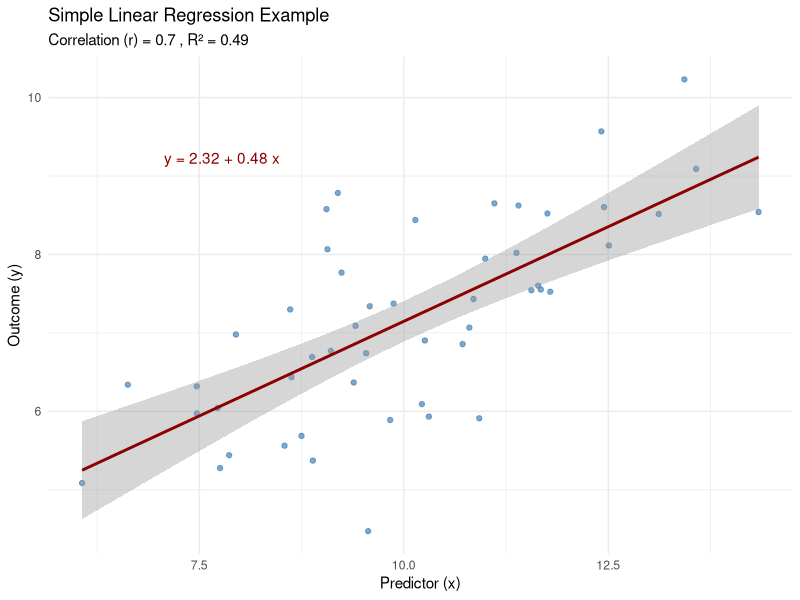
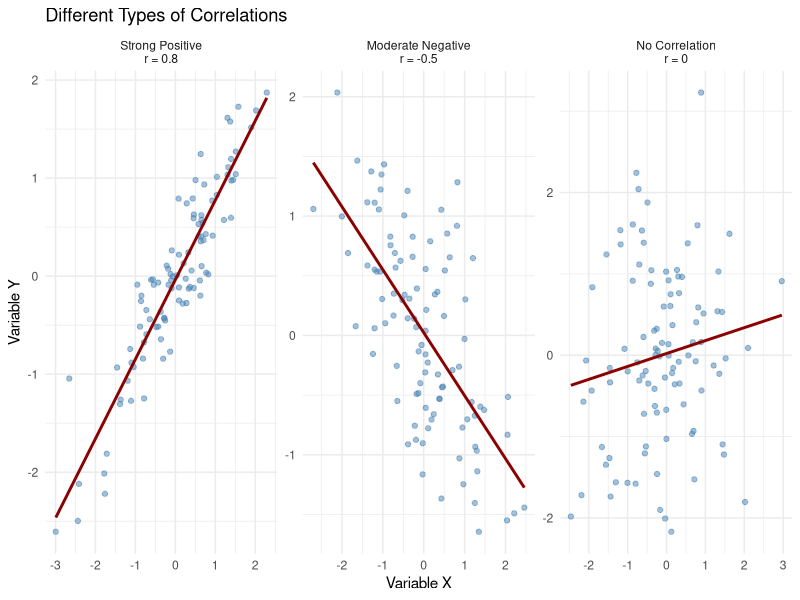
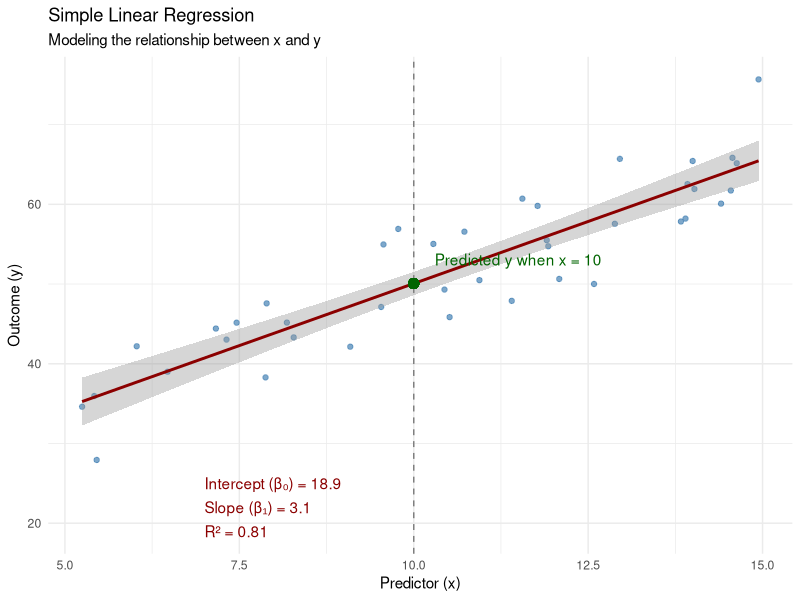
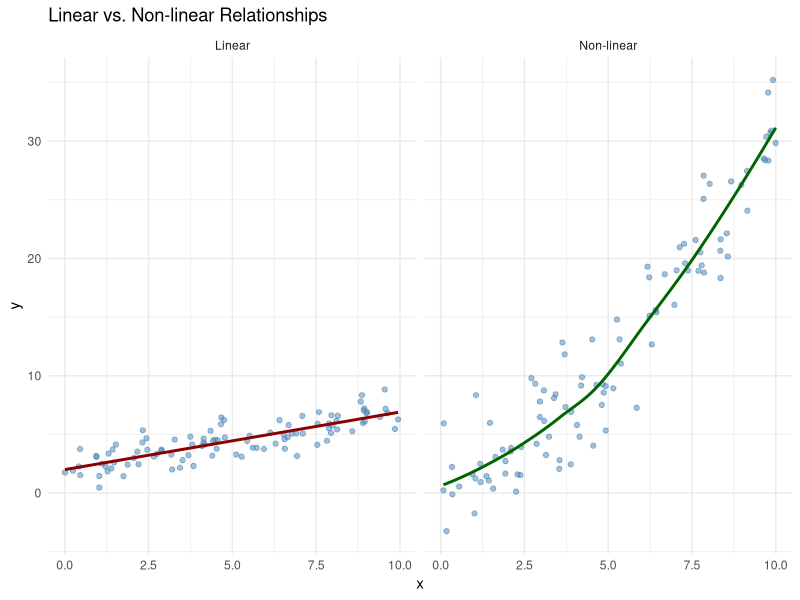

R code for these plots, in order:
## ---- chunk 1
#| echo: false
#| message: false
#| warning: false
library(tidyverse)
library(knitr)
library(ggplot2)
## ---- chunk 2
# Create example data
set.seed(123)
x <- rnorm(50, mean = 10, sd = 2)
y <- 2 + 0.5 * x + rnorm(50, mean = 0, sd = 1)
example_data <- data.frame(x = x, y = y)

# Fit model and get R²
model <- lm(y ~ x, data = example_data)
r_squared <- round(summary(model)$r.squared, 2)
correlation <- round(cor(x, y), 2)

# Create plot
ggplot(example_data, aes(x = x, y = y)) +
  geom_point(color = "steelblue", alpha = 0.7) +
  geom_smooth(method = "lm", color = "darkred") +
  theme_minimal() +
  labs(
    title = "Simple Linear Regression Example",
    subtitle = paste("Correlation (r) =", correlation, ", R² =", r_squared),
    x = "Predictor (x)",
    y = "Outcome (y)"
  ) +
  annotate("text",
    x = min(x) + 1, y = max(y) - 1,
    label = paste(
      "y =", round(coef(model)[1], 2), "+",
      round(coef(model)[2], 2), "x"
    ),
    hjust = 0, color = "darkred"
  )
## ---- chunk 3
# Create different correlation examples
set.seed(42)
n <- 100

# Strong positive correlation
x1 <- rnorm(n)
y1 <- 0.8 * x1 + rnorm(n, 0, 0.4)
df1 <- data.frame(x = x1, y = y1, type = "Strong Positive\nr = 0.8")

# Moderate negative correlation
x2 <- rnorm(n)
y2 <- -0.5 * x2 + rnorm(n, 0, 0.7)
df2 <- data.frame(x = x2, y = y2, type = "Moderate Negative\nr = -0.5")

# No correlation
x3 <- rnorm(n)
y3 <- rnorm(n)
df3 <- data.frame(x = x3, y = y3, type = "No Correlation\nr = 0")

# Combine data
all_data <- rbind(df1, df2, df3)
all_data$type <- factor(all_data$type, levels = c(
  "Strong Positive\nr = 0.8",
  "Moderate Negative\nr = -0.5",
  "No Correlation\nr = 0"
))

# Plot
ggplot(all_data, aes(x = x, y = y)) +
  geom_point(alpha = 0.5, color = "steelblue") +
  geom_smooth(method = "lm", se = FALSE, color = "darkred") +
  facet_wrap(~type, scales = "free") +
  theme_minimal() +
  labs(
    title = "Different Types of Correlations",
    x = "Variable X",
    y = "Variable Y"
  )
## ---- chunk 4
# Create data for regression example
set.seed(123)
x_reg <- runif(40, 5, 15)
y_reg <- 20 + 3 * x_reg + rnorm(40, 0, 5)
reg_data <- data.frame(x = x_reg, y = y_reg)

# Fit model
reg_model <- lm(y ~ x, data = reg_data)
reg_summary <- summary(reg_model)

# Plot with annotations
ggplot(reg_data, aes(x = x, y = y)) +
  geom_point(color = "steelblue", alpha = 0.7) +
  geom_smooth(method = "lm", color = "darkred") +
  # Add a point and vertical line at x=10
  geom_vline(xintercept = 10, linetype = "dashed", color = "gray50") +
  geom_point(aes(x = 10, y = predict(reg_model, newdata = data.frame(x = 10))),
    color = "darkgreen", size = 3
  ) +
  # Annotations
  annotate("text",
    x = 7, y = 25,
    label = paste("Intercept (β₀) =", round(coef(reg_model)[1], 1)),
    color = "darkred", hjust = 0
  ) +
  annotate("text",
    x = 7, y = 22,
    label = paste("Slope (β₁) =", round(coef(reg_model)[2], 1)),
    color = "darkred", hjust = 0
  ) +
  annotate("text",
    x = 7, y = 19,
    label = paste("R² =", round(reg_summary$r.squared, 2)),
    color = "darkred", hjust = 0
  ) +
  # Label prediction point
  annotate("text",
    x = 10.3, y = predict(reg_model, newdata = data.frame(x = 10)) + 3,
    label = "Predicted y when x = 10", color = "darkgreen", hjust = 0
  ) +
  theme_minimal() +
  labs(
    title = "Simple Linear Regression",
    subtitle = "Modeling the relationship between x and y",
    x = "Predictor (x)",
    y = "Outcome (y)"
  )
## ---- chunk 5
# Create data with different relationships
set.seed(123)
n <- 100

# Linear relationship
x_lin <- runif(n, 0, 10)
y_lin <- 2 + 0.5 * x_lin + rnorm(n, 0, 1)
df_lin <- data.frame(x = x_lin, y = y_lin, type = "Linear")

# Non-linear relationship
x_nl <- runif(n, 0, 10)
y_nl <- 2 + 0.3 * x_nl^2 + rnorm(n, 0, 3)
df_nl <- data.frame(x = x_nl, y = y_nl, type = "Non-linear")

# Combined data
rel_data <- rbind(df_lin, df_nl)

# Plot
ggplot(rel_data, aes(x = x, y = y)) +
  geom_point(alpha = 0.5, color = "steelblue") +
  geom_smooth(
    data = subset(rel_data, type == "Linear"),
    method = "lm", se = FALSE, color = "darkred"
  ) +
  geom_smooth(
    data = subset(rel_data, type == "Non-linear"),
    method = "loess", se = FALSE, color = "darkgreen"
  ) +
  facet_wrap(~type) +
  theme_minimal() +
  labs(title = "Linear vs. Non-linear Relationships")
